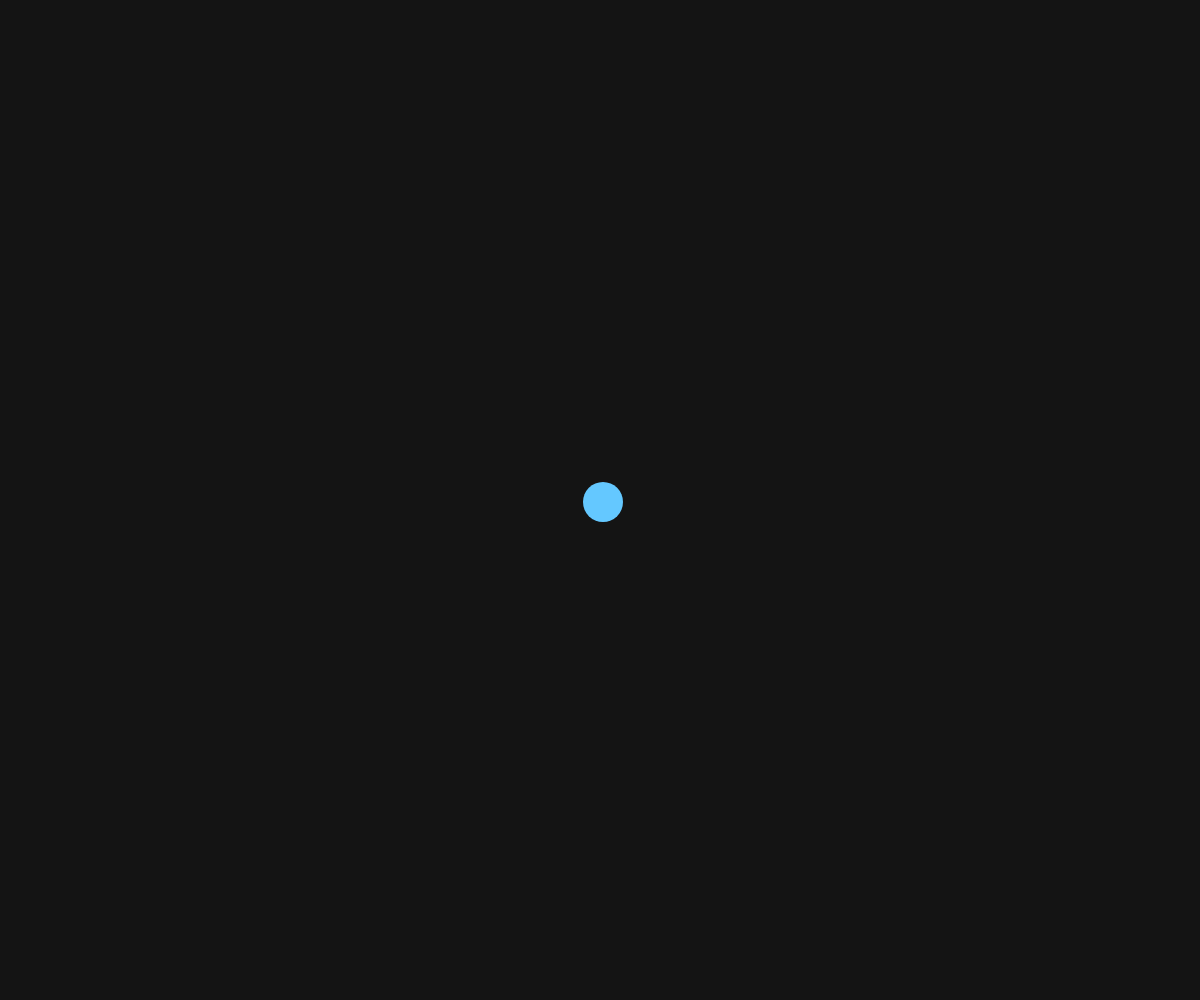
Frame 1 (no input)
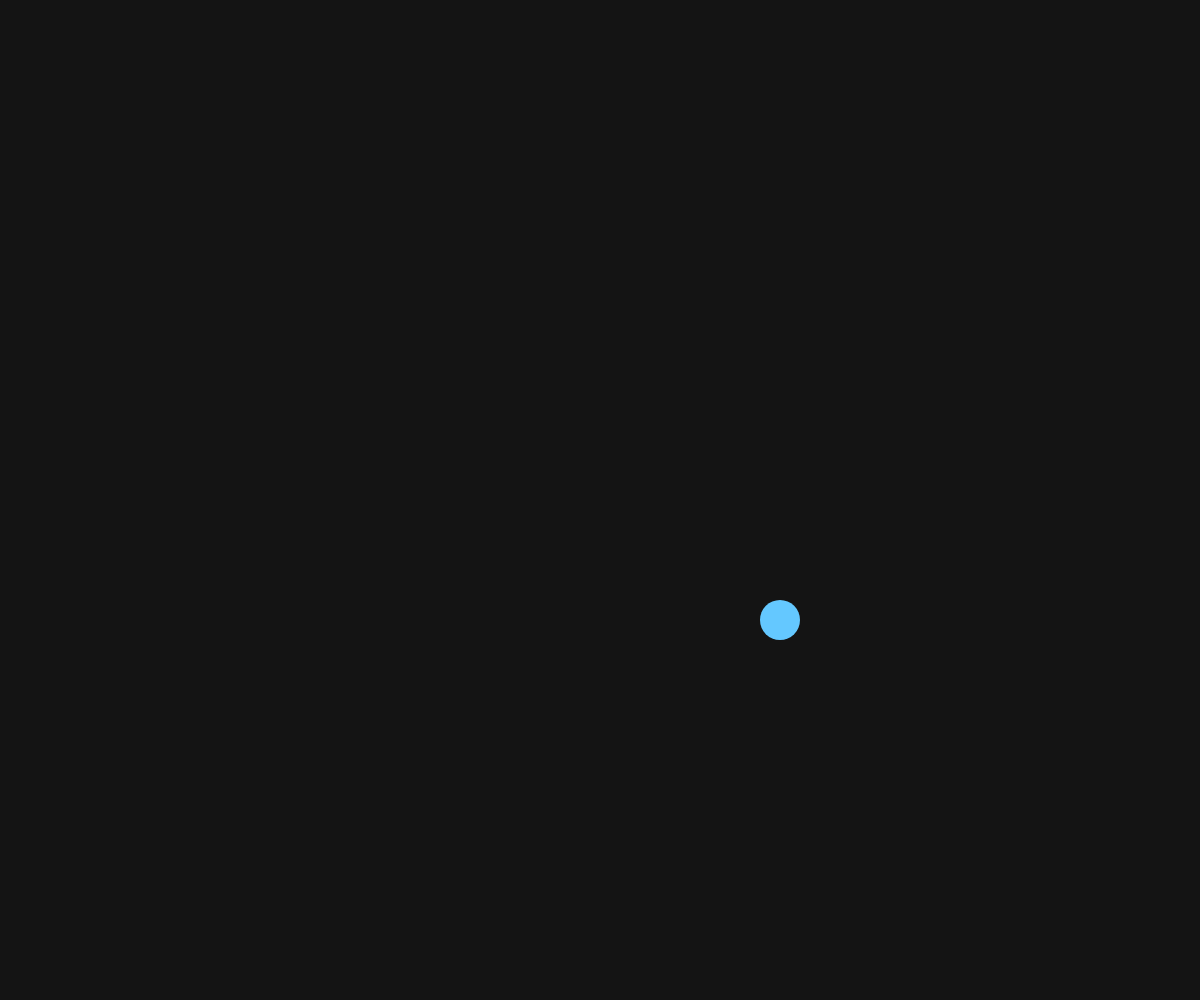
Frame 60 (no input)
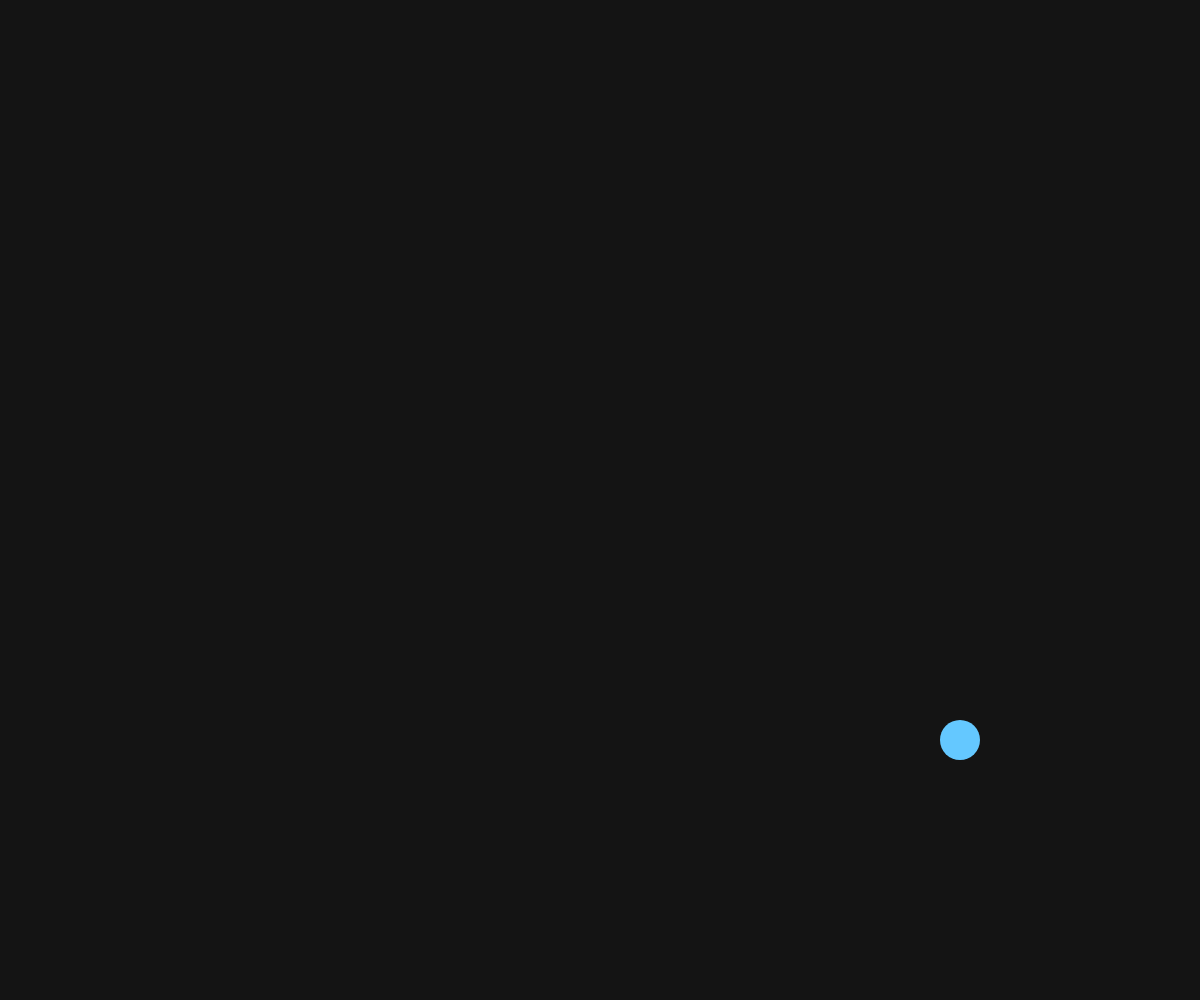
Frame 120 (the mouse pressed at the canvas centre since frame 60)

The p5.js sketch that drew these frames (run headless with seeded random() and noise() and a simulated clock; from frame 60 on, the mouse is pressed at the canvas centre):

// p5.js sketch
// ── sketch.js
let x, y, vx, vy;

function setup() {
  createCanvas(windowWidth, windowHeight);
  noStroke();
  x = width / 2;
  y = height / 2;
  vx = 3;
  vy = 2;
}

function draw() {
  background(20);

  x += vx;
  y += vy;
  if (x < 20 || x > width - 20) vx *= -1;
  if (y < 20 || y > height - 20) vy *= -1;

  fill(100, 200, 255);
  ellipse(x, y, 40, 40);
}

function windowResized() {
  resizeCanvas(windowWidth, windowHeight);
}
